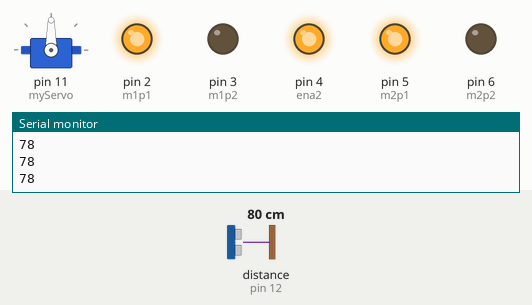
Simulated run of this sketch. Board: Arduino Uno, built with avr-gcc and run on an emulated ATmega328P. Parts: servo, output pins drawn as LEDs (lit = HIGH), the last lines printed to the serial monitor. Wiring (inferred from the names in the program): ultrasonic range finder: trigger pin 13; echo pin 12. Dashed ring = blinking. The test bench sets the inputs (shaded band); at power-on: distance to the obstacle (sensor on pin 12) 80 cm. The echo pulse lasts 58.3 µs per cm; pins used as bus, display or sensor lines are not drawn.

Above: at 1.2 s.
1.3 s: distance to the obstacle (sensor on pin 12) set to 18 cm
2.8 s: distance to the obstacle (sensor on pin 12) set to 14 cm
At 4.0 s:
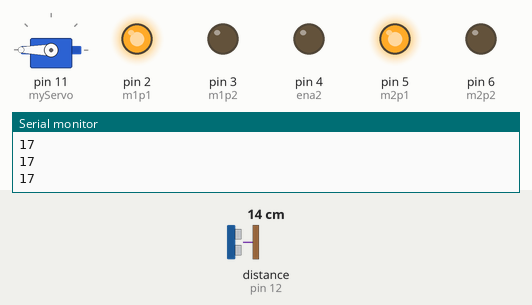
5.8 s: distance to the obstacle (sensor on pin 12) set to 12 cm
8.8 s: distance to the obstacle (sensor on pin 12) set to 9 cm
At 10.8 s:
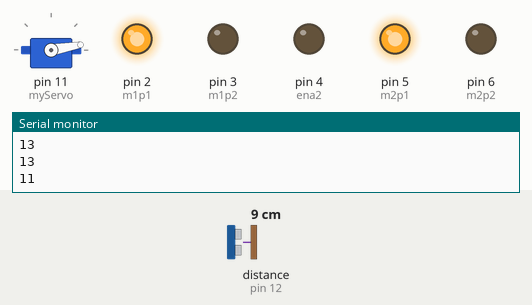
11.8 s: distance to the obstacle (sensor on pin 12) set to 35 cm
At 12.7 s:
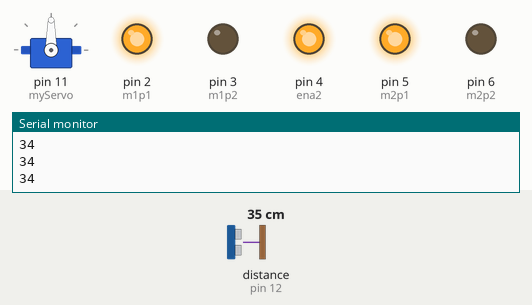
13.3 s: distance to the obstacle (sensor on pin 12) set to 2 cm
At 14.3 s:
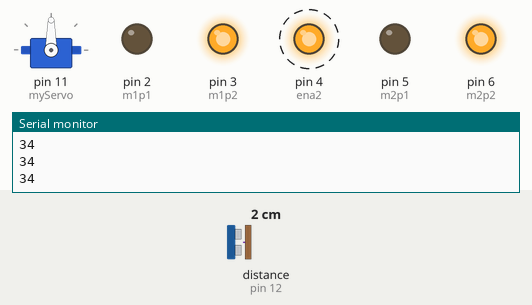
Timing chart, 0 to 17.3 s (numbered marks = the images above; inputs shaded):
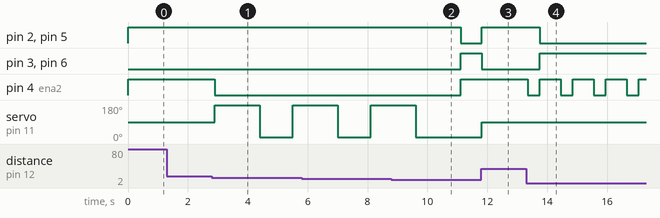

Measured:
- the behaviour switches between 17 and 16 cm on distance to the obstacle (sensor on pin 12) (found by bisection; images 0 and 1)
- the behaviour switches between 11 and 10 cm on distance to the obstacle (sensor on pin 12) (found by bisection; images 1 and 2)
- after the input at 2.8 s, pin 4 (ena2): HIGH → LOW after 0.10 s; servo on pin 11 (myServo): 90° → 180° after 0.10 s, → 10° 1.5 s later, → 180° 1.1 s later
- after the input at 8.8 s, pin 2 (m1p1), pin 5 (m2p1): HIGH → LOW after 2.3 s; pin 3 (m1p2), pin 4 (ena2), pin 6 (m2p2): LOW → HIGH after 2.3 s; servo on pin 11 (myServo): goes on until 9.6 s, then stays 10°
- after the input at 11.8 s, pin 2 (m1p1), pin 5 (m2p1): LOW → HIGH at once; pin 3 (m1p2), pin 6 (m2p2): HIGH → LOW at once; pin 4 (ena2): stays HIGH (without the input it goes to LOW after 0.01 s); servo on pin 11 (myServo): 10° → 90° at once
- after the input at 13.3 s, pin 2 (m1p1), pin 5 (m2p1): HIGH → LOW after 0.45 s; pin 3 (m1p2), pin 6 (m2p2): LOW → HIGH after 0.45 s; pin 4 (ena2): alternates HIGH for 0.70 s and LOW for 0.40 s, starting after 0.05 s

The sketch:

sketch_oct24a.ino
```cpp
#include <Servo.h>
#include "functions.h"

int m1p1 = 2;
int m1p2 = 3;
int ena1 = 1;
int m2p1 = 5;
int m2p2 = 6;
int ena2 = 4;
int echo = 12;
int trig = 13;
int cm = 10;
long duration;
int stopedDist = 0;


void setup() {
  Serial.begin(9600);
  pinMode(3, OUTPUT);
  pinMode(2, OUTPUT);
  pinMode(2, OUTPUT);
  pinMode(6, OUTPUT);
  pinMode(m2p1, OUTPUT);
  pinMode(m2p2, OUTPUT);
  pinMode(trig, OUTPUT);
  pinMode(echo, INPUT);
  myServo.attach(11);
}


void loop() {
  int distance = dist();

  if (distance < 10) {

    stopedDist = distance;
    reverse();

  }

  else if (distance>=(stopedDist+10) && distance<=(stopedDist+15)) {
    stop();
    checkDist();
    delay(400);
  }

  else {
    myServo.write(90);
    forward();

  }

  Serial.println(distance);
  delay(100);
}
```

functions.cpp
```cpp
#include "functions.h"
#include <Arduino.h>

Servo myServo;

int rightDistance;
int leftDistance;

void stop() {
  analogWrite(ena1, 0);
  analogWrite(ena2, 0);
}

void forward() {
  digitalWrite(m1p1, HIGH);
  digitalWrite(m1p2, LOW);
  analogWrite(ena1, 255);

  digitalWrite(m2p1, HIGH);
  digitalWrite(m2p2, LOW);
  analogWrite(ena2, 255);
}

void reverse() {
  stop();
  delay(400);
  digitalWrite(m1p1, LOW);
  digitalWrite(m1p2, HIGH);
  analogWrite(ena1, 255);

  digitalWrite(m2p1, LOW);
  digitalWrite(m2p2, HIGH);
  analogWrite(ena2, 255);
  delay(cm * 60);
}

int dist() {
  digitalWrite(trig, HIGH);
  delayMicroseconds(10);
  digitalWrite(trig, LOW);

  duration = pulseIn(echo, HIGH);

  return duration * 0.034 / 2;

}

void turnLeft() {
  analogWrite(ena1, 0);

  digitalWrite(m2p1, HIGH);
  digitalWrite(m2p2, LOW);
  analogWrite(ena2, 255);

  delay(500);
  stop();
}

void turnRight() {
  digitalWrite(m1p1, HIGH);
  digitalWrite(m1p2, LOW);
  analogWrite(ena1, 255);

  analogWrite(ena2, 0);

  delay(500);
  stop();
}

int servoLeft() {
  myServo.write(180);
  delay(500);
  int ldist = dist();
  delay(100);
  return ldist;
}

int servoRight() {
  myServo.write(10);
  delay(500);
  int rdist = dist();
  delay(100);
  return rdist;
}

void checkDist() {
  int leftDistance = servoLeft();
  delay(900);
  int rightDistance = servoRight();

}
```

functions.h
```cpp
#ifndef FUNCTIONS_H
#define FUNCTIONS_H
#include <Servo.h>

extern int m1p1;
extern int m1p2;
extern int ena1;
extern int m2p1;
extern int m2p2;
extern int ena2;
extern int echo;
extern int trig;
extern long duration;
extern int rightDistance;
extern int leftDistance;
extern int cm;
extern int stopedDist;
extern Servo myServo;

void checkDist();
int dist();
void stop();
void forward();
void reverse();
void turnRight();
void turnLeft();
int servoRight();
int servoLeft();
#endif
```
